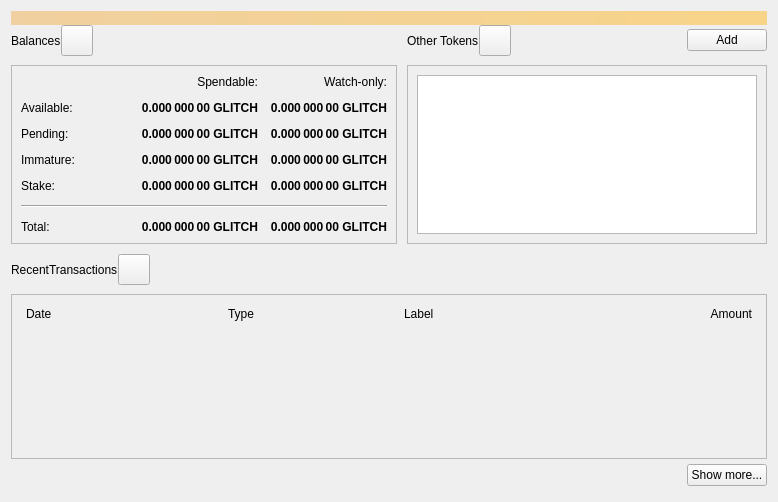
<?xml version="1.0" encoding="UTF-8"?>
<ui version="4.0">
 <class>OverviewPage</class>
 <widget class="QWidget" name="OverviewPage">
  <property name="geometry">
   <rect>
    <x>0</x>
    <y>0</y>
    <width>778</width>
    <height>502</height>
   </rect>
  </property>
  <property name="windowTitle">
   <string>Form</string>
  </property>
  <layout class="QVBoxLayout" name="topLayout">
   <property name="spacing">
    <number>0</number>
   </property>
   <item>
    <widget class="QLabel" name="labelAlerts">
     <property name="visible">
      <bool>false</bool>
     </property>
     <property name="styleSheet">
      <string notr="true">QLabel { background-color: qlineargradient(x1: 0, y1: 0, x2: 1, y2: 0, stop:0 #F0D0A0, stop:1 #F8D488); color:#000000; }</string>
     </property>
     <property name="wordWrap">
      <bool>true</bool>
     </property>
     <property name="margin">
      <number>3</number>
     </property>
     <property name="textInteractionFlags">
      <set>Qt::TextSelectableByMouse</set>
     </property>
    </widget>
   </item>
   <item>
    <layout class="QGridLayout" name="gridLayout_2">
     <item row="0" column="2">
      <layout class="QHBoxLayout" name="horizontalLayout_4">
       <property name="bottomMargin">
        <number>9</number>
       </property>
       <item>
        <widget class="QLabel" name="labelTokens">
         <property name="text">
          <string>Other Tokens</string>
         </property>
        </widget>
       </item>
       <item>
        <widget class="QToolButton" name="labelTokenStatus">
         <property name="toolTip">
          <string>The displayed information may be out of date. Your wallet automatically synchronizes with the Glitch network after a connection is established, but this process has not completed yet.</string>
         </property>
         <property name="text">
          <string/>
         </property>
         <property name="iconSize">
          <size>
           <width>24</width>
           <height>24</height>
          </size>
         </property>
         <property name="flat" stdset="0">
          <bool>false</bool>
         </property>
        </widget>
       </item>
       <item>
        <spacer name="horizontalSpacer_7">
         <property name="orientation">
          <enum>Qt::Horizontal</enum>
         </property>
         <property name="sizeHint" stdset="0">
          <size>
           <width>40</width>
           <height>20</height>
          </size>
         </property>
        </spacer>
       </item>
       <item>
        <widget class="QPushButton" name="buttonAddToken">
         <property name="text">
          <string>Add</string>
         </property>
        </widget>
       </item>
      </layout>
     </item>
     <item row="1" column="2">
      <widget class="QFrame" name="frameOtherTokens">
       <property name="minimumSize">
        <size>
         <width>0</width>
         <height>100</height>
        </size>
       </property>
       <property name="frameShape">
        <enum>QFrame::StyledPanel</enum>
       </property>
       <property name="frameShadow">
        <enum>QFrame::Raised</enum>
       </property>
       <layout class="QVBoxLayout" name="verticalLayout_10">
        <item>
         <widget class="QListView" name="listTokens">
          <property name="enabled">
           <bool>true</bool>
          </property>
         </widget>
        </item>
       </layout>
      </widget>
     </item>
     <item row="1" column="0">
      <widget class="QFrame" name="frameBalances">
       <property name="frameShape">
        <enum>QFrame::StyledPanel</enum>
       </property>
       <property name="frameShadow">
        <enum>QFrame::Raised</enum>
       </property>
       <layout class="QVBoxLayout" name="verticalLayout_4">
        <item>
         <layout class="QGridLayout" name="gridLayout">
          <property name="spacing">
           <number>12</number>
          </property>
          <item row="2" column="3">
           <widget class="QLabel" name="labelWatchPending">
            <property name="font">
             <font>
              <weight>75</weight>
              <bold>true</bold>
             </font>
            </property>
            <property name="cursor">
             <cursorShape>IBeamCursor</cursorShape>
            </property>
            <property name="toolTip">
             <string>Unconfirmed transactions to watch-only addresses</string>
            </property>
            <property name="text">
             <string notr="true">0.000 000 00 GLITCH</string>
            </property>
            <property name="alignment">
             <set>Qt::AlignRight|Qt::AlignTrailing|Qt::AlignVCenter</set>
            </property>
            <property name="textInteractionFlags">
             <set>Qt::LinksAccessibleByMouse|Qt::TextSelectableByKeyboard|Qt::TextSelectableByMouse</set>
            </property>
           </widget>
          </item>
          <item row="2" column="2">
           <widget class="QLabel" name="labelUnconfirmed">
            <property name="font">
             <font>
              <weight>75</weight>
              <bold>true</bold>
             </font>
            </property>
            <property name="cursor">
             <cursorShape>IBeamCursor</cursorShape>
            </property>
            <property name="toolTip">
             <string>Total of transactions that have yet to be confirmed, and do not yet count toward the spendable balance</string>
            </property>
            <property name="text">
             <string notr="true">0.000 000 00 GLITCH</string>
            </property>
            <property name="alignment">
             <set>Qt::AlignRight|Qt::AlignTrailing|Qt::AlignVCenter</set>
            </property>
            <property name="textInteractionFlags">
             <set>Qt::LinksAccessibleByMouse|Qt::TextSelectableByKeyboard|Qt::TextSelectableByMouse</set>
            </property>
           </widget>
          </item>
          <item row="3" column="2">
           <widget class="QLabel" name="labelImmature">
            <property name="font">
             <font>
              <weight>75</weight>
              <bold>true</bold>
             </font>
            </property>
            <property name="cursor">
             <cursorShape>IBeamCursor</cursorShape>
            </property>
            <property name="toolTip">
             <string>Mined balance that has not yet matured</string>
            </property>
            <property name="text">
             <string notr="true">0.000 000 00 GLITCH</string>
            </property>
            <property name="alignment">
             <set>Qt::AlignRight|Qt::AlignTrailing|Qt::AlignVCenter</set>
            </property>
            <property name="textInteractionFlags">
             <set>Qt::LinksAccessibleByMouse|Qt::TextSelectableByKeyboard|Qt::TextSelectableByMouse</set>
            </property>
           </widget>
          </item>
          <item row="3" column="0">
           <widget class="QLabel" name="labelImmatureText">
            <property name="text">
             <string>Immature:</string>
            </property>
           </widget>
          </item>
          <item row="0" column="3">
           <widget class="QLabel" name="labelWatchonly">
            <property name="text">
             <string>Watch-only:</string>
            </property>
            <property name="alignment">
             <set>Qt::AlignRight|Qt::AlignTrailing|Qt::AlignVCenter</set>
            </property>
           </widget>
          </item>
          <item row="1" column="0">
           <widget class="QLabel" name="labelBalanceText">
            <property name="text">
             <string>Available:</string>
            </property>
           </widget>
          </item>
          <item row="1" column="2">
           <widget class="QLabel" name="labelBalance">
            <property name="font">
             <font>
              <weight>75</weight>
              <bold>true</bold>
             </font>
            </property>
            <property name="cursor">
             <cursorShape>IBeamCursor</cursorShape>
            </property>
            <property name="toolTip">
             <string>Your current spendable balance</string>
            </property>
            <property name="text">
             <string notr="true">0.000 000 00 GLITCH</string>
            </property>
            <property name="alignment">
             <set>Qt::AlignRight|Qt::AlignTrailing|Qt::AlignVCenter</set>
            </property>
            <property name="textInteractionFlags">
             <set>Qt::LinksAccessibleByMouse|Qt::TextSelectableByKeyboard|Qt::TextSelectableByMouse</set>
            </property>
           </widget>
          </item>
          <item row="1" column="3">
           <widget class="QLabel" name="labelWatchAvailable">
            <property name="font">
             <font>
              <weight>75</weight>
              <bold>true</bold>
             </font>
            </property>
            <property name="cursor">
             <cursorShape>IBeamCursor</cursorShape>
            </property>
            <property name="toolTip">
             <string>Your current balance in watch-only addresses</string>
            </property>
            <property name="text">
             <string notr="true">0.000 000 00 GLITCH</string>
            </property>
            <property name="alignment">
             <set>Qt::AlignRight|Qt::AlignTrailing|Qt::AlignVCenter</set>
            </property>
            <property name="textInteractionFlags">
             <set>Qt::LinksAccessibleByMouse|Qt::TextSelectableByKeyboard|Qt::TextSelectableByMouse</set>
            </property>
           </widget>
          </item>
          <item row="2" column="0">
           <widget class="QLabel" name="labelPendingText">
            <property name="text">
             <string>Pending:</string>
            </property>
           </widget>
          </item>
          <item row="0" column="2">
           <widget class="QLabel" name="labelSpendable">
            <property name="text">
             <string>Spendable:</string>
            </property>
            <property name="alignment">
             <set>Qt::AlignRight|Qt::AlignTrailing|Qt::AlignVCenter</set>
            </property>
           </widget>
          </item>
          <item row="4" column="0">
           <widget class="QLabel" name="labelStakeText">
            <property name="text">
             <string>Stake:</string>
            </property>
           </widget>
          </item>
          <item row="4" column="2">
           <widget class="QLabel" name="labelStake">
            <property name="font">
             <font>
              <weight>75</weight>
              <bold>true</bold>
             </font>
            </property>
            <property name="text">
             <string>0.000 000 00 GLITCH</string>
            </property>
            <property name="alignment">
             <set>Qt::AlignRight|Qt::AlignTrailing|Qt::AlignVCenter</set>
            </property>
            <property name="textInteractionFlags">
             <set>Qt::LinksAccessibleByMouse|Qt::TextSelectableByKeyboard|Qt::TextSelectableByMouse</set>
            </property>
           </widget>
          </item>
          <item row="4" column="3">
           <widget class="QLabel" name="labelWatchStake">
            <property name="font">
             <font>
              <weight>75</weight>
              <bold>true</bold>
             </font>
            </property>
            <property name="text">
             <string>0.000 000 00 GLITCH</string>
            </property>
            <property name="alignment">
             <set>Qt::AlignRight|Qt::AlignTrailing|Qt::AlignVCenter</set>
            </property>
            <property name="textInteractionFlags">
             <set>Qt::LinksAccessibleByMouse|Qt::TextSelectableByKeyboard|Qt::TextSelectableByMouse</set>
            </property>
           </widget>
          </item>
          <item row="3" column="3">
           <widget class="QLabel" name="labelWatchImmature">
            <property name="font">
             <font>
              <weight>75</weight>
              <bold>true</bold>
             </font>
            </property>
            <property name="cursor">
             <cursorShape>IBeamCursor</cursorShape>
            </property>
            <property name="toolTip">
             <string>Mined balance in watch-only addresses that has not yet matured</string>
            </property>
            <property name="text">
             <string notr="true">0.000 000 00 GLITCH</string>
            </property>
            <property name="alignment">
             <set>Qt::AlignRight|Qt::AlignTrailing|Qt::AlignVCenter</set>
            </property>
            <property name="textInteractionFlags">
             <set>Qt::LinksAccessibleByMouse|Qt::TextSelectableByKeyboard|Qt::TextSelectableByMouse</set>
            </property>
           </widget>
          </item>
          <item row="7" column="3">
           <widget class="QLabel" name="labelWatchTotal">
            <property name="font">
             <font>
              <weight>75</weight>
              <bold>true</bold>
             </font>
            </property>
            <property name="cursor">
             <cursorShape>IBeamCursor</cursorShape>
            </property>
            <property name="toolTip">
             <string>Current total balance in watch-only addresses</string>
            </property>
            <property name="text">
             <string notr="true">0.000 000 00 GLITCH</string>
            </property>
            <property name="alignment">
             <set>Qt::AlignRight|Qt::AlignTrailing|Qt::AlignVCenter</set>
            </property>
            <property name="textInteractionFlags">
             <set>Qt::LinksAccessibleByMouse|Qt::TextSelectableByKeyboard|Qt::TextSelectableByMouse</set>
            </property>
           </widget>
          </item>
          <item row="5" column="0" colspan="4">
           <spacer name="verticalSpacer">
            <property name="orientation">
             <enum>Qt::Vertical</enum>
            </property>
            <property name="sizeHint" stdset="0">
             <size>
              <width>20</width>
              <height>40</height>
             </size>
            </property>
           </spacer>
          </item>
          <item row="7" column="2">
           <widget class="QLabel" name="labelTotal">
            <property name="font">
             <font>
              <weight>75</weight>
              <bold>true</bold>
             </font>
            </property>
            <property name="cursor">
             <cursorShape>IBeamCursor</cursorShape>
            </property>
            <property name="toolTip">
             <string>Your current total balance</string>
            </property>
            <property name="text">
             <string notr="true">0.000 000 00 GLITCH</string>
            </property>
            <property name="alignment">
             <set>Qt::AlignRight|Qt::AlignTrailing|Qt::AlignVCenter</set>
            </property>
            <property name="textInteractionFlags">
             <set>Qt::LinksAccessibleByMouse|Qt::TextSelectableByKeyboard|Qt::TextSelectableByMouse</set>
            </property>
           </widget>
          </item>
          <item row="0" column="1" rowspan="5">
           <spacer name="horizontalSpacer_5">
            <property name="orientation">
             <enum>Qt::Horizontal</enum>
            </property>
            <property name="sizeHint" stdset="0">
             <size>
              <width>40</width>
              <height>20</height>
             </size>
            </property>
           </spacer>
          </item>
          <item row="7" column="0">
           <widget class="QLabel" name="labelTotalText">
            <property name="text">
             <string>Total:        </string>
            </property>
           </widget>
          </item>
          <item row="6" column="0" colspan="4">
           <widget class="Line" name="hLine">
            <property name="orientation">
             <enum>Qt::Horizontal</enum>
            </property>
           </widget>
          </item>
         </layout>
        </item>
       </layout>
      </widget>
     </item>
     <item row="0" column="0">
      <layout class="QHBoxLayout" name="horizontalLayout_2">
       <property name="bottomMargin">
        <number>9</number>
       </property>
       <item>
        <widget class="QLabel" name="labelBalances">
         <property name="text">
          <string>Balances</string>
         </property>
        </widget>
       </item>
       <item>
        <widget class="QToolButton" name="labelWalletStatus">
         <property name="enabled">
          <bool>true</bool>
         </property>
         <property name="toolTip">
          <string>The displayed information may be out of date. Your wallet automatically synchronizes with the Glitch network after a connection is established, but this process has not completed yet.</string>
         </property>
         <property name="text">
          <string/>
         </property>
         <property name="icon">
          <iconset>
           <normaloff>:/icons/warning</normaloff>
           <disabledoff>:/icons/warning</disabledoff>:/icons/warning</iconset>
         </property>
         <property name="iconSize">
          <size>
           <width>24</width>
           <height>24</height>
          </size>
         </property>
         <property name="flat" stdset="0">
          <bool>false</bool>
         </property>
        </widget>
       </item>
       <item>
        <spacer name="horizontalSpacer">
         <property name="orientation">
          <enum>Qt::Horizontal</enum>
         </property>
         <property name="sizeHint" stdset="0">
          <size>
           <width>40</width>
           <height>20</height>
          </size>
         </property>
        </spacer>
       </item>
      </layout>
     </item>
     <item row="0" column="1" rowspan="2">
      <spacer name="horizontalSpacer_4">
       <property name="orientation">
        <enum>Qt::Horizontal</enum>
       </property>
       <property name="sizeType">
        <enum>QSizePolicy::Fixed</enum>
       </property>
       <property name="sizeHint" stdset="0">
        <size>
         <width>10</width>
         <height>20</height>
        </size>
       </property>
      </spacer>
     </item>
    </layout>
   </item>
   <item>
    <spacer name="verticalSpacer_4">
     <property name="orientation">
      <enum>Qt::Vertical</enum>
     </property>
     <property name="sizeType">
      <enum>QSizePolicy::Fixed</enum>
     </property>
     <property name="sizeHint" stdset="0">
      <size>
       <width>20</width>
       <height>10</height>
      </size>
     </property>
    </spacer>
   </item>
   <item>
    <layout class="QHBoxLayout" name="horizontalLayout_6">
     <property name="bottomMargin">
      <number>9</number>
     </property>
     <item>
      <widget class="QLabel" name="labelRecentTransactions">
       <property name="text">
        <string>RecentTransactions</string>
       </property>
      </widget>
     </item>
     <item>
      <widget class="QToolButton" name="labelTransactionsStatus">
       <property name="enabled">
        <bool>true</bool>
       </property>
       <property name="toolTip">
        <string>The displayed information may be out of date. Your wallet automatically synchronizes with the Glitch network after a connection is established, but this process has not completed yet.</string>
       </property>
       <property name="text">
        <string/>
       </property>
       <property name="icon">
        <iconset>
         <normaloff>:/icons/warning</normaloff>
         <disabledoff>:/icons/warning</disabledoff>:/icons/warning</iconset>
       </property>
       <property name="iconSize">
        <size>
         <width>24</width>
         <height>24</height>
        </size>
       </property>
       <property name="flat" stdset="0">
        <bool>false</bool>
       </property>
      </widget>
     </item>
     <item>
      <spacer name="horizontalSpacer_3">
       <property name="orientation">
        <enum>Qt::Horizontal</enum>
       </property>
       <property name="sizeHint" stdset="0">
        <size>
         <width>40</width>
         <height>20</height>
        </size>
       </property>
      </spacer>
     </item>
    </layout>
   </item>
   <item>
    <layout class="QVBoxLayout" name="verticalLayout_3">
     <item>
      <widget class="QFrame" name="frameRecentTransactions">
       <property name="frameShape">
        <enum>QFrame::StyledPanel</enum>
       </property>
       <property name="frameShadow">
        <enum>QFrame::Raised</enum>
       </property>
       <layout class="QVBoxLayout" name="verticalLayout_8">
        <item>
         <layout class="QHBoxLayout" name="horizontalLayout_3">
          <property name="spacing">
           <number>5</number>
          </property>
          <property name="leftMargin">
           <number>5</number>
          </property>
          <property name="rightMargin">
           <number>5</number>
          </property>
          <item>
           <widget class="QLabel" name="labelDate">
            <property name="text">
             <string>Date</string>
            </property>
           </widget>
          </item>
          <item>
           <spacer name="horizontalSpacer_2">
            <property name="orientation">
             <enum>Qt::Horizontal</enum>
            </property>
            <property name="sizeType">
             <enum>QSizePolicy::Fixed</enum>
            </property>
            <property name="sizeHint" stdset="0">
             <size>
              <width>25</width>
              <height>20</height>
             </size>
            </property>
           </spacer>
          </item>
          <item>
           <widget class="QLabel" name="labelType">
            <property name="text">
             <string>Type</string>
            </property>
           </widget>
          </item>
          <item>
           <widget class="QLabel" name="labelAddress">
            <property name="text">
             <string>Label</string>
            </property>
           </widget>
          </item>
          <item>
           <widget class="QLabel" name="labelAmount">
            <property name="text">
             <string>Amount</string>
            </property>
            <property name="alignment">
             <set>Qt::AlignRight|Qt::AlignTrailing|Qt::AlignVCenter</set>
            </property>
           </widget>
          </item>
         </layout>
        </item>
        <item>
         <widget class="QListView" name="listTransactions">
          <property name="styleSheet">
           <string notr="true">QListView { background: transparent; }</string>
          </property>
          <property name="frameShape">
           <enum>QFrame::NoFrame</enum>
          </property>
          <property name="verticalScrollBarPolicy">
           <enum>Qt::ScrollBarAlwaysOff</enum>
          </property>
          <property name="horizontalScrollBarPolicy">
           <enum>Qt::ScrollBarAlwaysOff</enum>
          </property>
         </widget>
        </item>
       </layout>
      </widget>
     </item>
     <item>
      <layout class="QHBoxLayout" name="horizontalLayout">
       <property name="topMargin">
        <number>5</number>
       </property>
       <property name="bottomMargin">
        <number>5</number>
       </property>
       <item>
        <spacer name="horizontalSpacer_6">
         <property name="orientation">
          <enum>Qt::Horizontal</enum>
         </property>
         <property name="sizeHint" stdset="0">
          <size>
           <width>40</width>
           <height>20</height>
          </size>
         </property>
        </spacer>
       </item>
       <item>
        <widget class="QPushButton" name="showMoreButton">
         <property name="text">
          <string>Show more...</string>
         </property>
        </widget>
       </item>
      </layout>
     </item>
    </layout>
   </item>
  </layout>
 </widget>
 <resources/>
 <connections/>
</ui>
